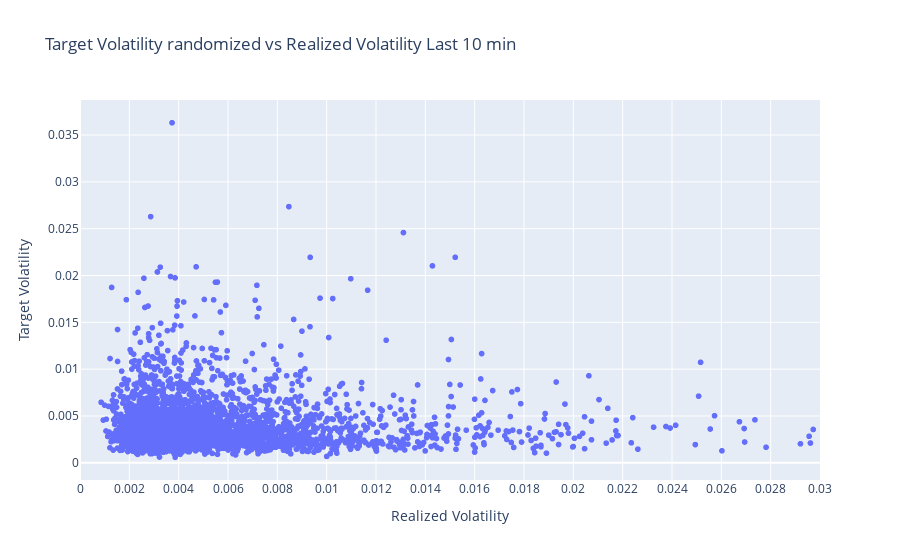

Notebook source saved alongside this figure:
### Code cell
fig = px.scatter(vol_id_0_df_shifted, x='Realized Volatility', y='Target Volatility', title='Target Volatility randomized vs Realized Volatility Last 10 min')
fig.update_yaxes(nticks=20)
fig.update_xaxes(nticks=20)
fig.update_layout(xaxis_range=[0, 0.03])

fig.show()

### Figure 1 — Plotly figure (JSON) as saved in the notebook; plotly's stock layout.template omitted (floating-point values rounded to 4 significant figures; data arrays with more than 128 entries replaced by an {"elided": "..."} marker saying what was removed)
{"data": [{"hovertemplate": "Realized Volatility=%{x}<br>Target Volatility=%{y}<extra></extra>", "legendgroup": "", "marker": {"color": "#636efa", "symbol": "circle"}, "mode": "markers", "name": "", "showlegend": false, "type": "scattergl", "x": {"elided": "3065 float values"}, "xaxis": "x", "y": {"elided": "3065 float values"}, "yaxis": "y"}], "layout": {"legend": {"tracegroupgap": 0}, "title": {"text": "Target Volatility randomized vs Realized Volatility Last 10 min"}, "xaxis": {"anchor": "y", "domain": [0, 1], "nticks": 20, "range": [0, 0.03], "title": {"text": "Realized Volatility"}}, "yaxis": {"anchor": "x", "domain": [0, 1], "nticks": 20, "title": {"text": "Target Volatility"}}}}
